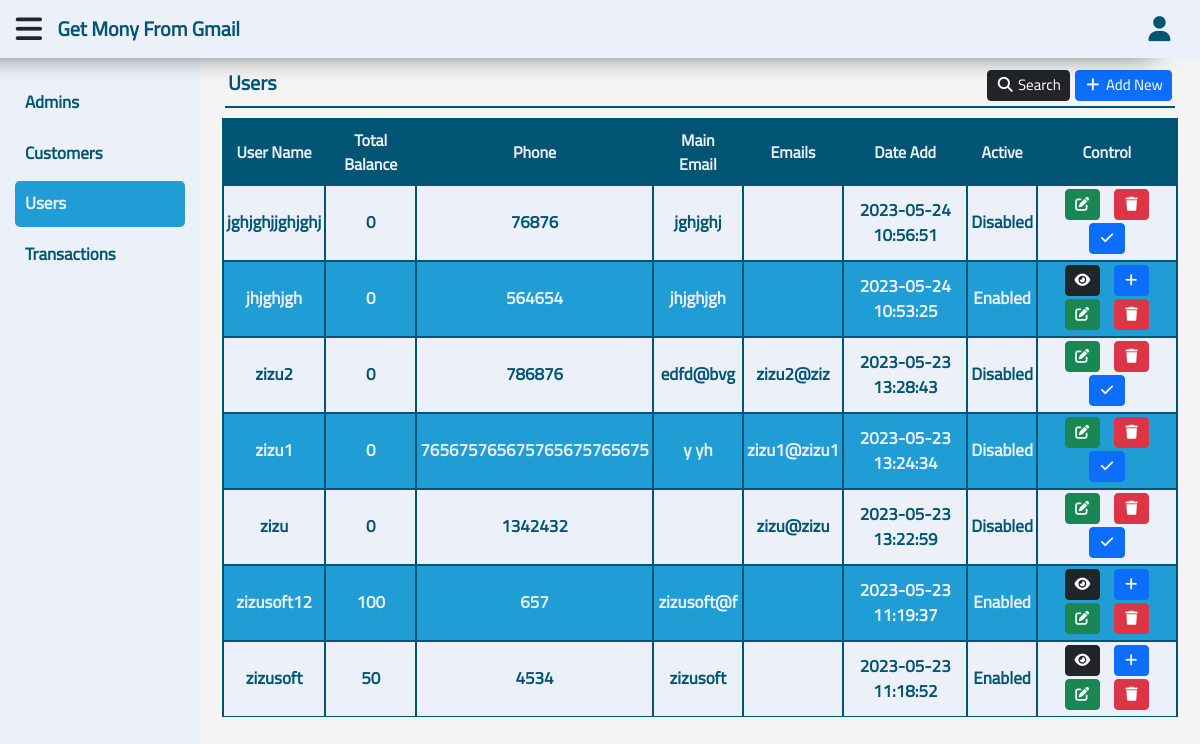
Screenshot of /users.php?Page=View (signed in) with the database file from the repository.
### tables this page shows
CREATE TABLE `users` (
  `id` int(11) NOT NULL,
  `username` text NOT NULL,
  `balance` int(11) NOT NULL,
  `pass` text NOT NULL,
  `phone` text NOT NULL,
  `main_email` text NOT NULL,
  `email` text NOT NULL,
  `us_date` timestamp NOT NULL DEFAULT current_timestamp(),
  `active` int(1) NOT NULL DEFAULT 0,
  `type` int(1) NOT NULL DEFAULT 2
);

CREATE TABLE `transactions` (
  `id` int(11) NOT NULL,
  `user_id` int(11) NOT NULL,
  `customer_id` int(11) NOT NULL,
  `process_type` int(1) NOT NULL,
  `balance` double NOT NULL,
  `total` int(11) NOT NULL,
  `descr` text NOT NULL,
  `tr_date` timestamp NOT NULL DEFAULT current_timestamp() ON UPDATE current_timestamp()
);

### function.php (called while the page is built, shortened)
<?php
function getData ($table, $where = '1 = 1', $value = null, $by = 'id', $order = 'DESC', $limit = null) {
    global $con;
    $statment = $con->prepare("SELECT * FROM $table WHERE $where ORDER BY $by $order $limit");
    $statment->execute($value);
    return $statment->fetchAll();
}
function printName($number) {
    if ($number == 1) {
        return 'Enabled';
    } else {
        return 'Disabled';
    }
}
function getLastItem ($select, $table, $where = '1 = 1', $value) {
    global $con;
    $statment = $con->prepare("SELECT * FROM $table WHERE $where");
    $statment->execute(array($value));
    $last = '';
    foreach ($statment->fetchAll() as $all) {$last = $all[$select];}
    return $last;
}

### inc/page/users/view.php (the view, shortened to what this page needs)
<div class="content">
    <nav class="navbar navbar-expand-lg">
        <a class="navbar-brand">
            <span><?php echo $pageTitle ?></span>
        </a>
        <div class="collapse navbar-collapse" id="navbarSupportedContent">
            <ul class="navbar-nav me-auto mb-2 mb-lg-0">
                <li class="nav-item">
                    <a class="nav-link btn btn-dark btn-sm" aria-current="page" href="#" id="search">
                        <i class="fa fa-search fa-fw"></i>
                        <span>Search</span>
                    </a>
                </li>
                <li class="nav-item">
                    <a class="nav-link btn btn-primary btn-sm" aria-current="page" href="?Page=Add">
                        <i class="fa fa-plus fa-fw"></i>
                        <span>Add New</span>
                    </a>
                </li>
            </ul>
        </div>
    </nav>
    <div class="container">
        <div class="table-responsive">
            <table class="table">
                <thead>
                    <tr>
                        <th scope="col">User Name</th>
                        <th scope="col">Total Balance</th>
                        <th scope="col">Phone</th>
                        <th scope="col">Main Email</th>
                        <th scope="col">Emails</th>
                        <th scope="col">Date Add</th>
                        <th scope="col">Active</th>
                        <th scope="col">Control</th>
                    </tr>
                </thead>
                <tbody>
                    <?php
                    $where = '1 = ?';
                    $value = array(1);
                    foreach (getData('users', $where, $value) as $all) {
                    ?>
                    <tr>
                        <td><?php echo $all['username'] ?></td>
                        <td>
                            <?php
                            $total = getLastItem('total', 'transactions', 'user_id = ?', $all['id']);
                            if ($total == '') {
                                echo 0;
                            } else {
                                echo $total;
                            }
                            ?>
                        </td>
                        <td><?php echo $all['phone'] ?></td>
                        <td><?php echo $all['main_email'] ?></td>
                        <td><?php echo $all['email'] ?></td>
                        <td><?php echo $all['us_date'] ?></td>
                        <td><?php echo printName($all['active']) ?></td>
                        <td>
                            <?php if ($all['active'] == 1) { ?>
                            <a href="transactions.php?Page=View&User=<?php echo $all['id'] ?>" class="btn btn-dark btn-sm">
                                <i class="fa fa-eye fa-fw"></i>
                            </a>
                            <?php } ?>
                            <?php if ($all['active'] == 1) { ?>
                            <a href="transactions.php?Page=Add&User=<?php echo $all['id'] ?>" class="btn btn-primary btn-sm">
                                <i class="fa fa-add fa-fw"></i>
                            </a>
                            <?php } ?>
                            <a href="?Page=Edit&ID=<?php echo $all['id'] ?>" class="btn btn-success btn-sm">
                                <i class="fa fa-edit fa-fw"></i>
                            </a>
                            <a href="#delete" class="btn btn-danger btn-sm" data-id="<?php echo $all['id']?>" data-page="users">
                                <i class="fa fa-trash fa-fw"></i>
                            </a>
                            <?php if ($all['active'] == 0) { ?>
                            <a href="?Page=Active&ID=<?php echo $all['id'] ?>" class="btn btn-primary btn-sm">
                                <i class="fa fa-check fa-fw"></i>
                            </a>
                            <?php } ?>
                        </td>
                    </tr>
                    <?php } ?>
                </tbody>
            </table>
        </div>
    </div>
</div>

### lay/css/style.css (style rules this page uses)
:root { --background: #ebf0f9; --primary: white; --secondry: #005575; --third: #219dd5; }
* { box-sizing: border-box; font-family: 'Cairo'; }
body { background-color: #f4f4f4; }
ul { list-style: none; }
a { text-decoration: none; }
P, ul { margin: 0; padding: 0; }
.content { position: relative; top: 50px; left: 200px; width: calc(100% - 200px); transition: .3s; padding: 10px; }
.navbar { border-bottom: 2px solid var(--secondry); margin: 0 15px 10px; padding: 3px; }
.navbar .navbar-brand { color: var(--secondry); font-weight: bold; font-size: 20px; margin: 0; }
.navbar ul { margin: 5px 0; }
.navbar ul li:not(:last-of-type) { margin-right: 5px; }
.navbar ul a,.navbar ul a:hover,.navbar ul a:focus { padding: 3px; color: white; font-size: 15px; }
table thead { background-color: var(--secondry); color: var(--background); }
table tbody tr { color: var(--secondry); font-size: 17px; }
table tbody tr td { padding: 3px !important; font-weight: bold; }
table tbody tr:nth-child(odd) { background-color: var(--background); color: var(--secondry); }
table tbody tr:nth-child(even) { background-color: var(--third); color: var(--background); }
table th, table td { border: 2px solid var(--secondry); vertical-align: middle; text-align: center; }
table td a { margin: 0 5px 3px; }

### rows the page displays
users: username "jghjghjjghjghj", shows "0", phone "76876", main_email "jghjghj", us_date "2023-05-24 10:56:51", active "Disabled"
users: username "jhjghjgh", id.total "0", phone "564654", main_email "jhjghjgh", us_date "2023-05-24 10:53:25", active "Enabled"
users: username "zizu2", shows "0", phone "786876", main_email "edfd@bvg", email "zizu2@ziz", us_date "2023-05-23 13:28:43", active "Disabled"
users: username "zizu1", shows "0", phone "765675765675765675765675", main_email "y yh", email "zizu1@zizu1", us_date "2023-05-23 13:24:34", active "Disabled"
users: username "zizu", shows "0", phone "1342432", email "zizu@zizu", us_date "2023-05-23 13:22:59", active "Disabled"
users: username "zizusoft12", id.total "100", phone "657", main_email "zizusoft@f", us_date "2023-05-23 11:19:37", active "Enabled"
users: username "zizusoft", id.total "50", phone "4534", main_email "zizusoft", us_date "2023-05-23 11:18:52", active "Enabled"

### other values shown
$pageTitle "Users"
